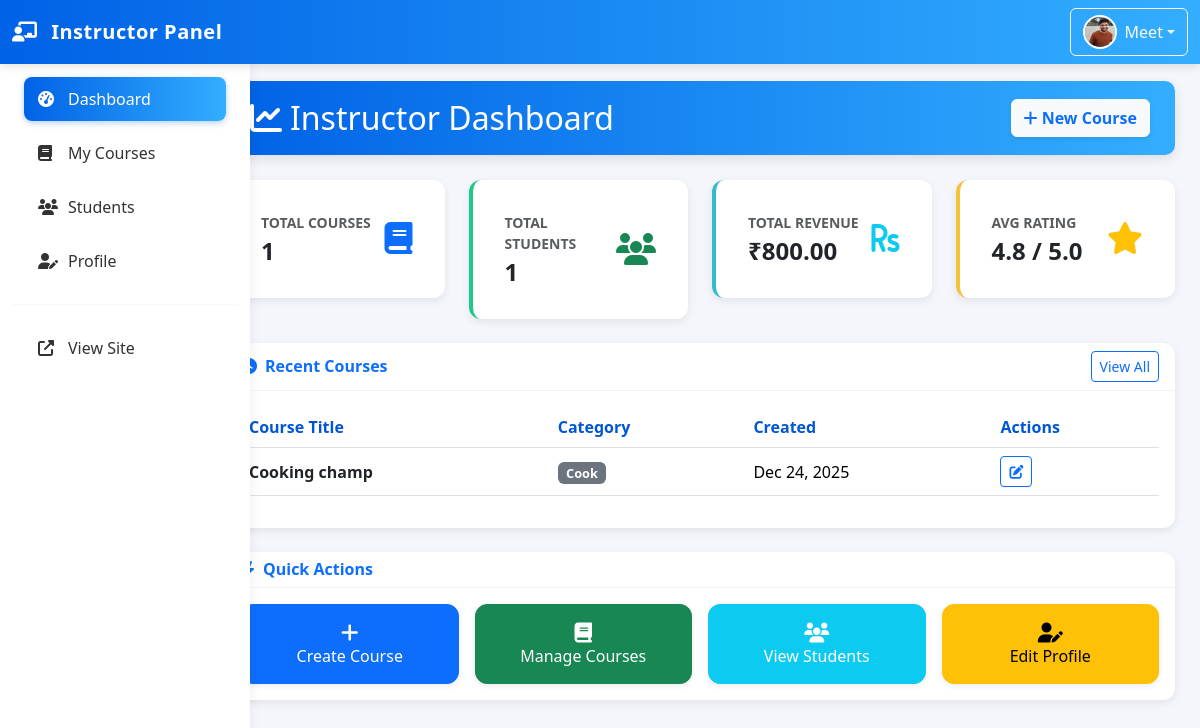
/instructor/index.php (signed in), run on an earlier commit of the app's database.
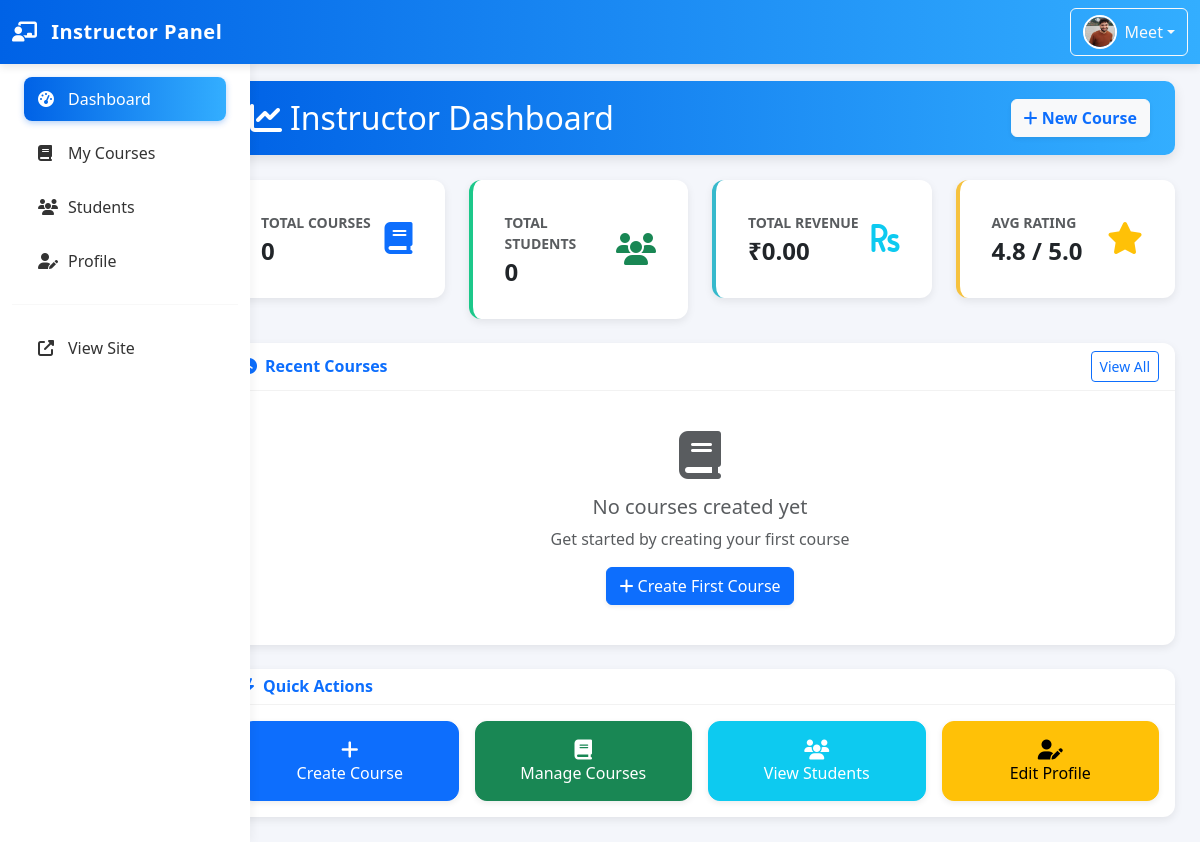
And on a later commit of the database.
### tables this page shows
CREATE TABLE `courses` (
  `id` int(11) NOT NULL,
  `title` varchar(255) NOT NULL,
  `description` text DEFAULT NULL,
  `instructor_id` int(11) DEFAULT NULL,
  `category` varchar(100) DEFAULT NULL,
  `price` decimal(10,2) DEFAULT 0.00,
  `thumbnail` varchar(255) DEFAULT NULL,
  `duration` int(11) DEFAULT 0,
  `level` enum('beginner','intermediate','advanced') DEFAULT 'beginner',
  `is_published` tinyint(1) DEFAULT 0,
  `created_at` timestamp NOT NULL DEFAULT current_timestamp(),
  `updated_at` timestamp NOT NULL DEFAULT current_timestamp() ON UPDATE current_timestamp()
);

### instructor/index.php (the view, shortened to what the changed rows need)
<?php
require_once 'instructor_header.php';
$instructorId = $_SESSION['instructor_id'];
try {
    $courseStmt = $pdo->prepare("SELECT COUNT(*) as course_count FROM courses WHERE instructor_id = ?");
    $courseStmt->execute([$instructorId]);
    $courseCount = $courseStmt->fetchColumn();
    $studentStmt = $pdo->prepare("
        SELECT COUNT(DISTINCT e.user_id) as student_count
        FROM enrollments e
        JOIN courses c ON e.course_id = c.id
        WHERE c.instructor_id = ?
    ");
    $studentStmt->execute([$instructorId]);
    $studentCount = $studentStmt->fetchColumn();
    $revenueStmt = $pdo->prepare("
        SELECT SUM(c.price) as total_revenue
        FROM enrollments e
        JOIN courses c ON e.course_id = c.id
        WHERE c.instructor_id = ? AND c.price > 0
    ");
    $revenueStmt->execute([$instructorId]);
    $totalRevenue = $revenueStmt->fetchColumn();
    $recentCoursesStmt = $pdo->prepare("
        SELECT * FROM courses
        WHERE instructor_id = ?
        ORDER BY created_at DESC
        LIMIT 5
    ");
    $recentCoursesStmt->execute([$instructorId]);
    $recentCourses = $recentCoursesStmt->fetchAll();
} catch (PDOException $e) {
    $courseCount = 0;
    $studentCount = 0;
    $totalRevenue = 0;
    $recentCourses = [];
}
?>
<div class="dashboard-header d-flex justify-content-between align-items-center flex-wrap">
    <h2 class="mb-0"><i class="fas fa-chart-line me-2"></i>Instructor Dashboard</h2>
</div>
<div class="row g-4">
    <div class="col-xl-3 col-md-6">
        <div class="card border-left-primary p-3">
            <div class="card-body d-flex justify-content-between align-items-center">
                <div>
                    <div class="text-muted small text-uppercase fw-semibold">Total Courses</div>
                    <h4 class="fw-bold mb-0 mt-1"><?php echo $courseCount; ?></h4>
                </div>
            </div>
        </div>
    </div>
    <div class="col-xl-3 col-md-6">
        <div class="card border-left-success p-3">
            <div class="card-body d-flex justify-content-between align-items-center">
                <div>
                    <div class="text-muted small text-uppercase fw-semibold">Total Students</div>
                    <h4 class="fw-bold mb-0 mt-1"><?php echo $studentCount; ?></h4>
                </div>
            </div>
        </div>
    </div>
    <div class="col-xl-3 col-md-6">
        <div class="card border-left-info p-3">
            <div class="card-body d-flex justify-content-between align-items-center">
                <div>
                    <div class="text-muted small text-uppercase fw-semibold">Total Revenue</div>
                    <h4 class="fw-bold mb-0 mt-1">₹<?php echo number_format($totalRevenue, 2); ?></h4>
                </div>
            </div>
        </div>
    </div>
</div>
<div class="card mt-4">
    <div class="card-body">
        <?php if (empty($recentCourses)): ?>
            <div class="text-center py-4">
                <i class="fas fa-book fa-3x text-muted mb-3"></i>
                <h5 class="text-muted">No courses created yet</h5>
                <p class="text-muted">Get started by creating your first course</p>
                <a href="instructor_courses.php?action=add" class="btn btn-primary shadow-sm">
                    <i class="fas fa-plus"></i> Create First Course
                </a>
            </div>
        <?php else: ?>
            <div class="table-responsive">
                <table class="table align-middle table-hover">
                    <thead>
                        <tr>
                            <th>Course Title</th>
                            <th>Category</th>
                            <th>Created</th>
                            <th>Actions</th>
                        </tr>
                    </thead>
                    <tbody>
                        <?php foreach ($recentCourses as $course): ?>
                            <tr>
                                <td class="fw-semibold text-dark"><?php echo htmlspecialchars($course['title']); ?></td>
                                <td><span class="badge bg-secondary"><?php echo htmlspecialchars($course['category']); ?></span>
                                </td>
                                <td><?php echo date('M j, Y', strtotime($course['created_at'])); ?></td>
                                <td><a href="instructor_courses.php?action=edit&id=<?php echo $course['id']; ?>"
                                        class="btn btn-sm btn-outline-primary"><i class="fas fa-edit"></i></a></td>
                            </tr>
                        <?php endforeach; ?>
                    </tbody>
                </table>
            </div>
        <?php endif; ?>
    </div>
</div>
<?php
require_once 'instructor_footer.php';
?>

What changed in the data, as far as the page shows it:
removed courses: title "Cooking champ", category "Cook", created_at "Dec 24, 2025"
Also different on the page:
$courseCount: "1" → "0"
$studentCount: "1" → "0"
$totalRevenue: "800.00" → "0.00"
text no longer shown: "Course Title Category Created Actions"
text now shown: "No courses created yet Get started by creating your first course Create First Course"
